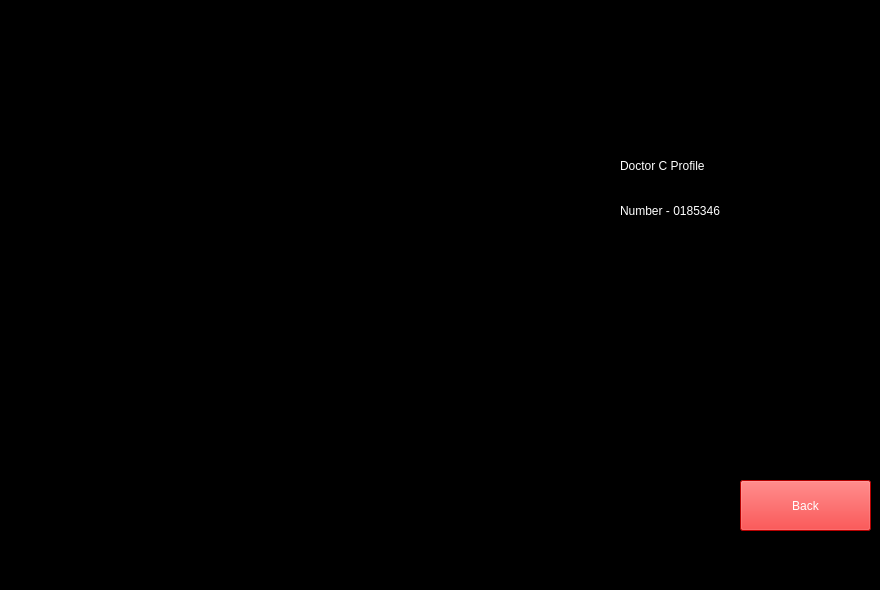
    <widget class="QWidget" name="Doc_C">
     <property name="styleSheet">
      <string notr="true">border-color: rgb(255, 255, 0);
background-color: rgb(0, 0, 0);</string>
     </property>
     <widget class="QLabel" name="label_11">
      <property name="geometry">
       <rect>
        <x>120</x>
        <y>70</y>
        <width>401</width>
        <height>511</height>
       </rect>
      </property>
      <property name="styleSheet">
       <string notr="true">image: url(:/res/Doc C.png);</string>
      </property>
      <property name="text">
       <string/>
      </property>
     </widget>
     <widget class="QLabel" name="docep_3">
      <property name="geometry">
       <rect>
        <x>620</x>
        <y>150</y>
        <width>241</width>
        <height>31</height>
       </rect>
      </property>
      <property name="styleSheet">
       <string notr="true">font: 700 14pt &quot;Times New Roman&quot;;
color: rgb(255, 255, 255);</string>
      </property>
      <property name="text">
       <string>Doctor C Profile</string>
      </property>
     </widget>
     <widget class="QLabel" name="label_16">
      <property name="geometry">
       <rect>
        <x>620</x>
        <y>190</y>
        <width>241</width>
        <height>41</height>
       </rect>
      </property>
      <property name="styleSheet">
       <string notr="true">font: 700 14pt &quot;Times New Roman&quot;;
color: rgb(255, 255, 255);</string>
      </property>
      <property name="text">
       <string>Number - 0185346</string>
      </property>
     </widget>
     <widget class="QPushButton" name="doc_C_back">
      <property name="geometry">
       <rect>
        <x>740</x>
        <y>480</y>
        <width>131</width>
        <height>51</height>
       </rect>
      </property>
      <property name="styleSheet">
       <string notr="true">background-color: rgb(255, 0, 0);
color: rgb(255, 255, 255);
font: 700 14pt &quot;Times New Roman&quot;;</string>
      </property>
      <property name="text">
       <string>Back</string>
      </property>
     </widget>
    </widget>
